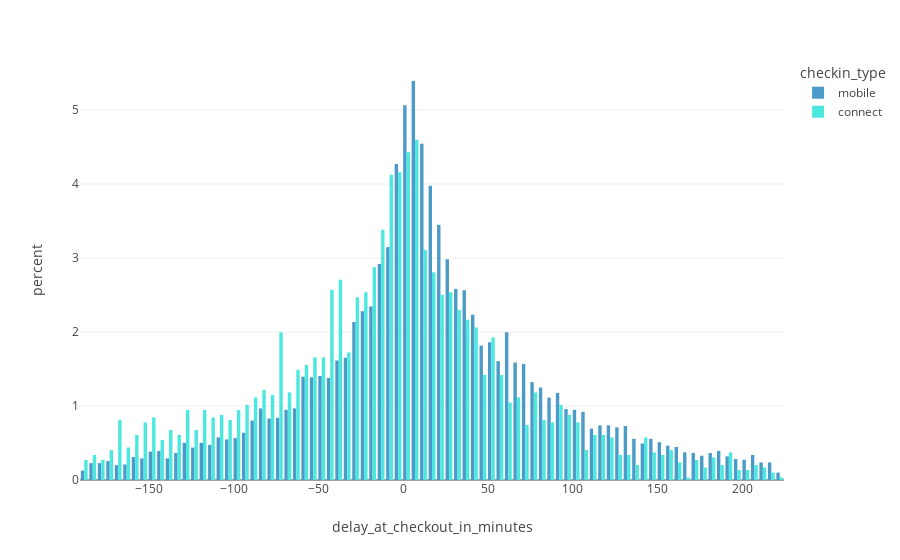

Notebook code for this chart:
### Code cell
px.histogram(df_delay_clean_with_delay, x="delay_at_checkout_in_minutes",color="checkin_type",barmode="group", histnorm="percent")

### Figure 1 — Plotly figure (JSON) as saved in the notebook; plotly's stock layout.template omitted (floating-point values rounded to 4 significant figures; data arrays with more than 128 entries replaced by an {"elided": "..."} marker saying what was removed)
{"data": [{"alignmentgroup": "True", "bingroup": "x", "histnorm": "percent", "hovertemplate": "checkin_type=mobile<br>delay_at_checkout_in_minutes=%{x}<br>percent=%{y}<extra></extra>", "legendgroup": "mobile", "marker": {"color": "#4B9AC7", "pattern": {"shape": ""}}, "name": "mobile", "offsetgroup": "mobile", "orientation": "v", "showlegend": true, "type": "histogram", "x": {"elided": "10959 int values"}, "xaxis": "x", "yaxis": "y"}, {"alignmentgroup": "True", "bingroup": "x", "histnorm": "percent", "hovertemplate": "checkin_type=connect<br>delay_at_checkout_in_minutes=%{x}<br>percent=%{y}<extra></extra>", "legendgroup": "connect", "marker": {"color": "#4BE8E0", "pattern": {"shape": ""}}, "name": "connect", "offsetgroup": "connect", "orientation": "v", "showlegend": true, "type": "histogram", "x": {"elided": "2957 int values"}, "xaxis": "x", "yaxis": "y"}], "layout": {"barmode": "group", "legend": {"title": {"text": "checkin_type"}, "tracegroupgap": 0}, "margin": {"t": 60}, "xaxis": {"anchor": "y", "domain": [0, 1], "title": {"text": "delay_at_checkout_in_minutes"}}, "yaxis": {"anchor": "x", "domain": [0, 1], "title": {"text": "percent"}}}}
